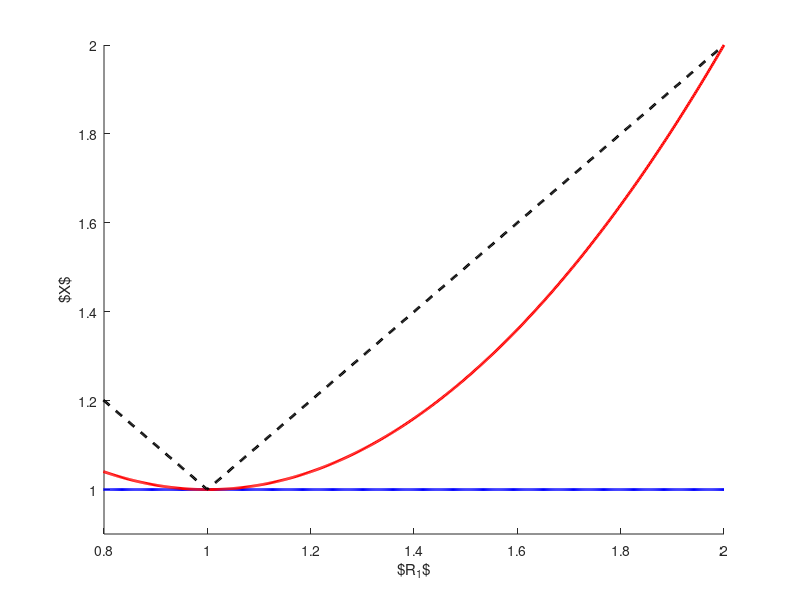

Recreate this plot in MATLAB.
% Fig 1A analysis 
clearvars; clc; close all;

% Dimension of range
nR = 1000; nw = 10; 
% Global statistics
R = zeros(nw, nR); E = R; Rmax = R;

% Local statistics
R1 = linspace(0, 2, nR); R2 = 2 - R1;
w1 = linspace(0, 1/2, nw); w2 = 1 - w1; 

% Compute R and E from local values
for i = 1:nw
    for j = 1:nR
        R(i, j) = w1(i)*R1(j) + w2(i)*R2(j);
        E(i, j) = (R1(j)^2 + R2(j)^2)/(R1(j) + R2(j));
        Rmax(i, j) = max(R1(j), R2(j));
    end
end

figure;
plot(R1, R(end, :), 'b', 'LineWidth', 2);
hold on;
plot(R1, E(end, :), 'r', 'LineWidth', 2);
plot(R1, Rmax(end, :), 'k--', 'LineWidth', 2);
hold off; grid off; box off;
ylim([0.9 2]); xlim([0.8 2]);
xlabel('$R_1$'); ylabel('$X$');

